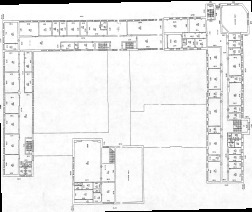
#> input picture img/2.jpg, 252 x 212 px; its folder holds 4 pictures in this run
$ jupyter execute --allow-errors 'Считывание.ipynb'
#> lines starting #> are read from the running program, lines starting #| are printed output that depends on the picture
# 5. Слияние данных

### Библиотеки / данные

импортируем библиотеки numpy и pandas

[cell 1]
import numpy as np
import pandas as pd

задаем некоторые настройки pandas, регулирующие формат вывода

[cell 2]
pd.options.display.max_rows = 10

[cell 3]
import datetime
def convert_dotnet_tick(ticks):
    """Convert .NET ticks to formatted ISO8601 time
    Args:
        ticks: integer
            i.e 100 nanosecond increments since 1/1/1 AD"""
    _date = datetime.datetime(1, 1, 1) + \
        datetime.timedelta(microseconds=ticks // 10)
    if _date.year < 1900:  # strftime() requires year >= 1900
        _date = _date.replace(year=_date.year + 1900)
    return _date.strftime("%Y-%m-%d %H:%M:%S.%S")[:-3]

[cell 4]
import matplotlib.pyplot as plt
import os
import csv
import pandas as pd

'''
Перевести время в DateTime, секунды или др.
1a) Используя GroupBy сгруп по mac.
1б) Используя GroupBy сгруп по mac без последней цифры.
2) Посчитать "Среднее взвешенное местоположение" точки.
3) Отобразить полученные точки на картинке.
'''


floor = 3
dfs = []
for (dirpath, dirnames, filenames) in os.walk("./csv"):
    for file in filenames:
        path = os.path.join(dirpath, file)
        if (file.endswith(".csv")):
            dfs.append(pd.read_csv(path, delimiter=",", header=None))
#> (the rest of this cell did not finish here and is left out)

### 1A

#> (a cell that did not finish here is left out)

### 1B

#> (a cell that did not finish here is left out)

### 2

[cell 7]
from PIL import Image

[cell 8]
floor = 2
img = Image.open(f"./img/{floor}.jpg")
#> img is the input picture: PIL image 252x212 L; min 0, max 255, mean 236
img_resized = img.resize(tuple(map(lambda x: x*10, img.size)))
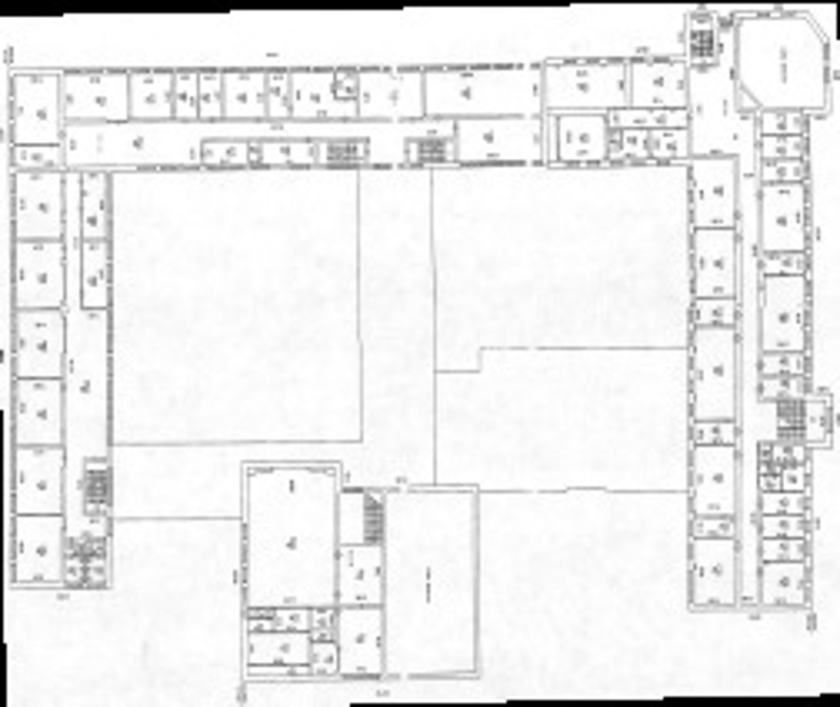
#> img_resized: PIL image 2520x2120 L (shown at 1/3 size); min 0, max 255, mean 235.9
